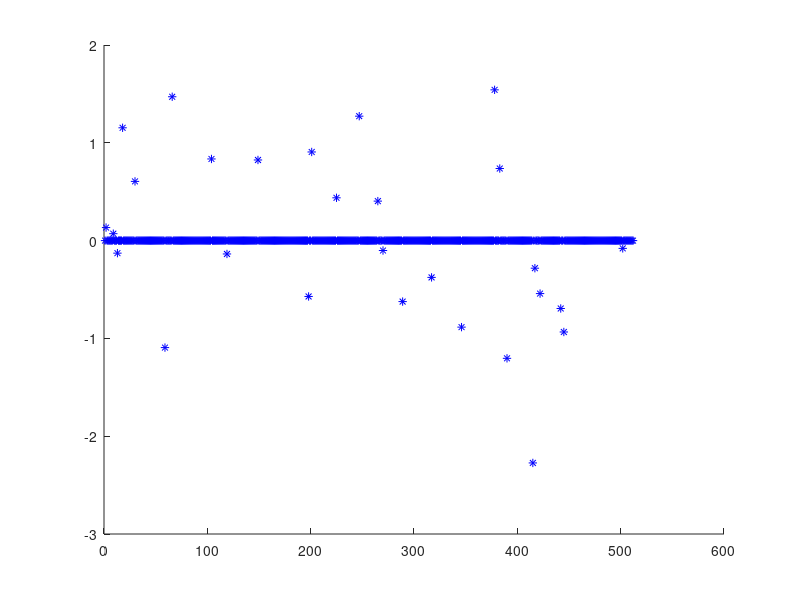
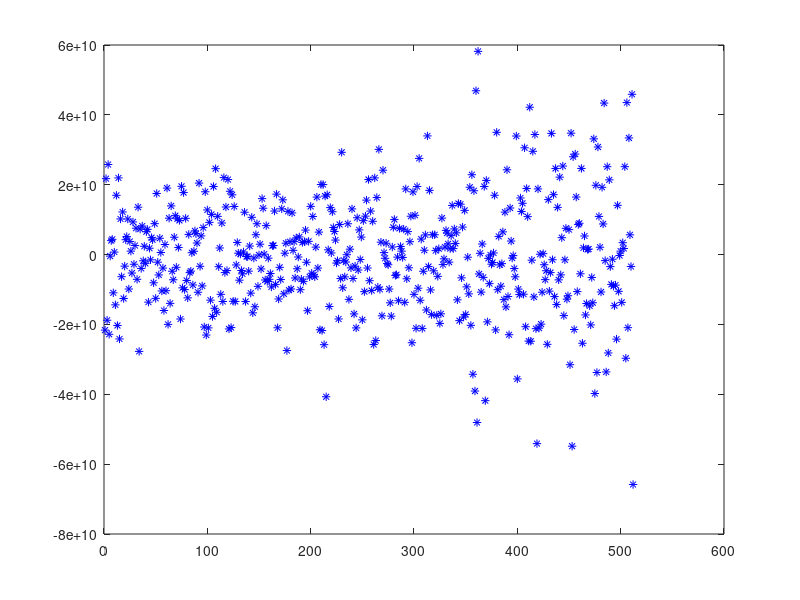

Recreate these plots in MATLAB, in order. (Note: this script raises an error after producing the figures.)
clear;
close all;

n = 512;    % size of signal
S = 28;     % Sparsity

support = randsample(n,S);
x0 = zeros(n,1); x0(support) = randn(S,1);
figure(1); hold on
plot(1:n,x0,'b*');

% Sampling
m = 64;
k=0:(n-1); t=0:(n-1);
F = exp(-j*2*pi*(k'*t)/n)/sqrt(n);  % Fourier matrix
freq = randsample(n,m);
A = [real(F(freq,:)); imag(F(freq,:))];

% Noisy projection
noise_bound = (1e-1)*rand();
noise = rand(size(A,1),1); noise = noise/norm(noise);
y = A*x0 + noise_bound*noise;

% l-1 minimization via l-1 Magic
addpath l1magic/Optimization
x1=A\y;     % Initial value via l-2 minimization
figure(2);
plot(1:n, x1,'b*');

x = l1qc_logbarrier(x1,A,[],y,noise_bound, 1e-3); % second-order cone programming
figure(1);
plot(1:n,x,'ro');